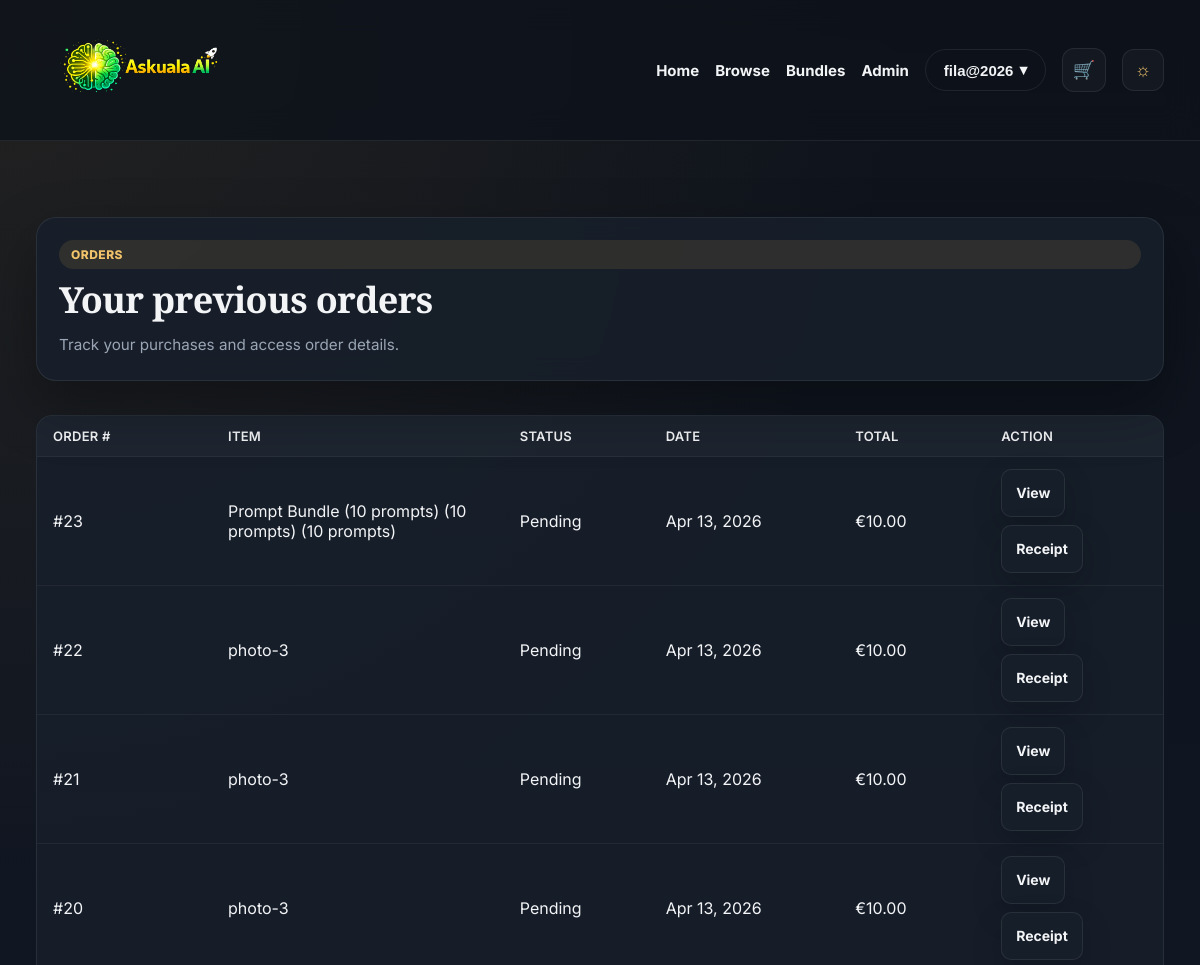
The page /payments/orders/ (signed in, upper part) on the database as committed earlier.
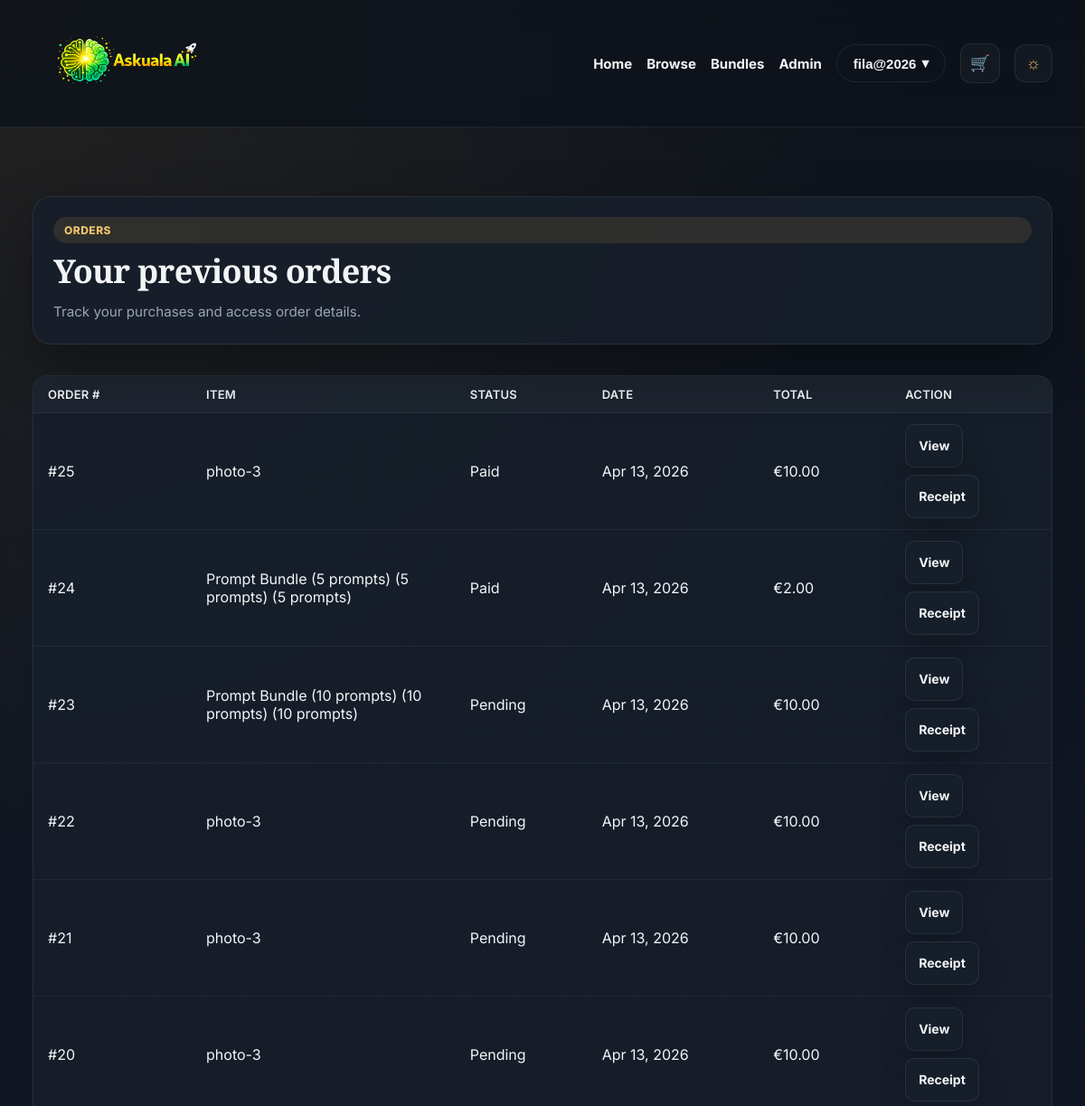
The same page on the database as committed later.
### payments/models.py (models this page shows, shortened)
class Order(models.Model):
    STATUS_CHOICES = [
        ('pending', 'Pending'),
        ('paid', 'Paid'),
        ('failed', 'Failed'),
        ('cancelled', 'Cancelled'),
    ]
    user = models.ForeignKey(settings.AUTH_USER_MODEL, on_delete=models.CASCADE, related_name='orders')
    product = models.ForeignKey('shop.Product', on_delete=models.PROTECT, related_name='orders', null=True, blank=True)
    bundle_label = models.CharField(max_length=150, blank=True)
    bundle_count = models.PositiveIntegerField(null=True, blank=True)
    price_snapshot = models.DecimalField(max_digits=8, decimal_places=2)
    status = models.CharField(max_length=20, choices=STATUS_CHOICES, default='pending')
    created_at = models.DateTimeField(auto_now_add=True)
    stripe_session_id = models.CharField(max_length=255, blank=True)
    class Meta:
        ordering = ['-created_at']

### shop/models.py (models this page shows, shortened)
class Product(models.Model):
    title = models.CharField(max_length=200)
    image_url = models.URLField(blank=True, null=True)
    slug = models.SlugField(unique=True)
    description = models.TextField()
    price = models.DecimalField(max_digits=6, decimal_places=2)
    is_active = models.BooleanField(default=True)
    created_at = models.DateTimeField(auto_now_add=True)

### payments/views.py (the view)
# urls.py: path('orders/', order_list, name='order_list'),
@login_required
def order_list(request):
    orders = Order.objects.filter(user=request.user).order_by('-created_at')
    return render(request, 'payments/order_list.html', {'orders': orders})

### home/templatetags/nav_extras.py (called while the page is built)
@register.filter
def starts_with(value, arg):
    try:
        return str(value).startswith(str(arg))
    except Exception:
        return False

### shop/context_processors.py (called while the page is built)
def cart_count(request):
    cart = request.session.get('cart', {})
    count = sum(item.get('quantity', 0) for item in cart.values())
    return {
        'cart_count': count,
    }

### templates/payments/order_list.html (shortened to what this page needs)
{% extends "base.html" %}
{% block content %}
<section class="section">
    <div class="card-soft page-intro-card">
        <span class="badge accent">Orders</span>
        <h1>Your previous orders</h1>
        <p class="muted">Track your purchases and access order details.</p>
    </div>
</section>
<section class="section">
    {% if orders %}
        <div class="table-shell">
            <div class="table-row table-head">
                <div>Order #</div>
                <div>Item</div>
                <div>Status</div>
                <div>Date</div>
                <div>Total</div>
                <div>Action</div>
            </div>
            {% for order in orders %}
                <div class="table-row">
                    <div>#{{ order.pk }}</div>
                    <div>
                        {% if order.product %}
                            {{ order.product.title }}
                        {% else %}
                            {{ order.bundle_label|default:"Prompt Bundle" }}
                            {% if order.bundle_count %} ({{ order.bundle_count }} prompts){% endif %}
                        {% endif %}
                    </div>
                    <div>{{ order.get_status_display }}</div>
                    <div>{{ order.created_at|date:"M d, Y" }}</div>
                    <div>€{{ order.price_snapshot }}</div>
                    <div class="order-actions">
                        <a class="btn-secondary btn-small" href="{% url 'order_detail' order.pk %}">View</a>
                        <a class="btn-secondary btn-small" href="{% url 'order_receipt' order.pk %}">Receipt</a>
                    </div>
                </div>
            {% endfor %}
        </div>
    {% endif %}
</section>
{% endblock %}

Rows that differ between the two databases and show on the page:
added Order: pk "25", product "photo-3", status "Paid", created_at "Apr 13, 2026", price_snapshot "10.00"
added Order: pk "24", bundle_label "Prompt Bundle (5 prompts) (5 prompts)", bundle_count "5", status "Paid", created_at "Apr 13, 2026", price_snapshot "2.00"
